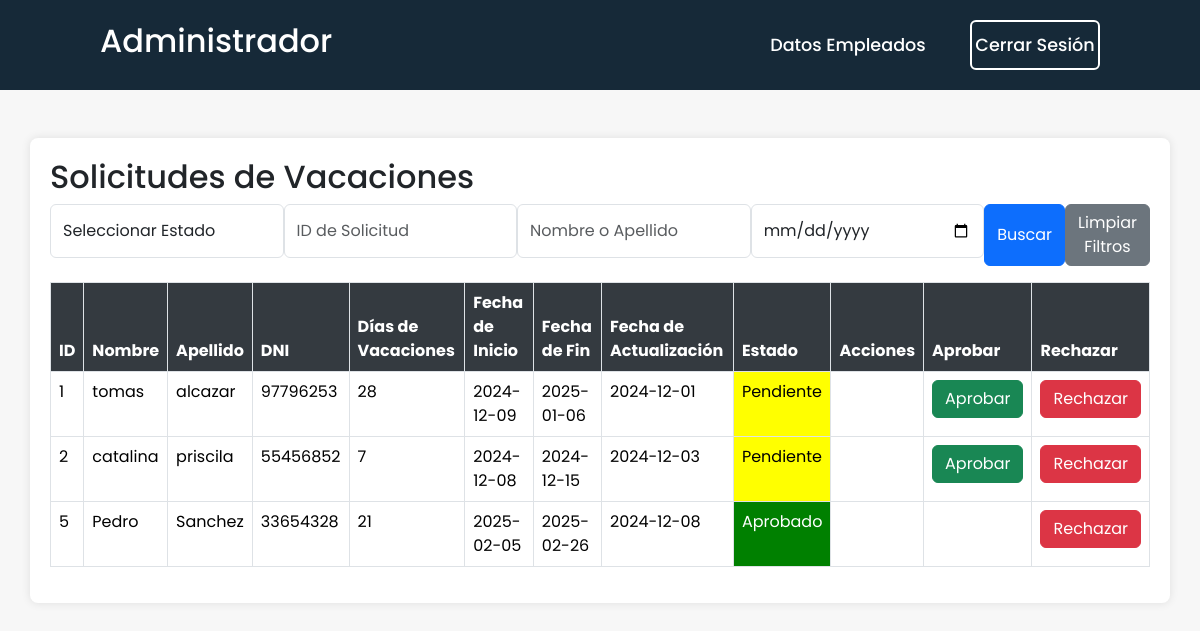
The app's page /solicitudesVacaciones_administrador.php (signed in) with its own data.
### tables this page shows
CREATE TABLE `solicitudes_vacaciones` (
  `id` int(11) NOT NULL,
  `empleado_id` int(11) NOT NULL,
  `fecha_inicio` date NOT NULL,
  `fecha_end` date DEFAULT NULL,
  `fecha_act` date DEFAULT NULL,
  `days` int(50) NOT NULL,
  `estado` varchar(30) NOT NULL
);

CREATE TABLE `empleados` (
  `id` int(11) NOT NULL,
  `name` varchar(30) NOT NULL,
  `lastname` varchar(30) NOT NULL,
  `dni` int(10) NOT NULL,
  `telefono` int(30) NOT NULL,
  `nacionalidad` varchar(50) NOT NULL,
  `localidad` varchar(50) NOT NULL,
  `anios_ingreso` int(5) NOT NULL
);

### solicitudesVacaciones_administrador.php (the view, shortened to what this page needs)
<?php
require 'conexionbd.php';
$query = "SELECT sv.id, sv.empleado_id, sv.days, sv.fecha_inicio, sv.fecha_end, sv.fecha_act, sv.estado, e.name, e.lastname, e.dni
          FROM solicitudes_vacaciones sv
          LEFT JOIN empleados e ON sv.empleado_id = e.id WHERE 1=1";
$stmt = $conn->prepare($query);
$stmt->execute();
$result = $stmt->get_result();
?>
<!DOCTYPE html>
<html lang="en">
<head>
    <link href="https://cdn.jsdelivr.net/npm/sweetalert2@11.0.20/dist/sweetalert2.min.css" rel="stylesheet">
    <link href="https://cdn.jsdelivr.net/npm/bootstrap@5.3.1/dist/css/bootstrap.min.css" rel="stylesheet">
    <link rel="stylesheet" href="css/mostrardatos.css">
</head>
<body>
<header>
    <h2 class="logo">
    <?php
        if (isset($_SESSION["nombre"])) {
            echo $_SESSION["nombre"];
        } else {
            echo "Administrador";
        }
    ?>
    </h2>
    <nav class="navigation">
        <a href="mostrardatos.php">Datos Empleados</a>
        <button class="btnLogin-poput" onclick="window.location.href='logout.php'">Cerrar Sesión</button>
    </nav>
</header>
<div class="container mt-5">
    <h2>Solicitudes de Vacaciones</h2>
    <div class="float-right mb-3">
        <form method="get" action="" style="display:flex; flex-direction:row;">
        <div class="input-group mb-2">
            <select name="estado" id="filtroEstado" class="form-control">
                <option value="">Seleccionar Estado</option>
            </select>
        </div>
        <div class="input-group mb-2">
            <input type="number" name="id" id="filtroId" class="form-control" placeholder="ID de Solicitud" value="<?= isset($_GET['id']) ? $_GET['id'] : '' ?>">
        </div>
        <div class="input-group mb-2">
            <input type="text" name="nombre" id="filtroNombre" class="form-control" placeholder="Nombre o Apellido" value="<?= isset($_GET['nombre']) ? $_GET['nombre'] : '' ?>">
        </div>
        <div class="input-group mb-2">
            <input type="date" name="fecha_inicio" id="filtroFechaInicio" class="form-control" placeholder="Fecha de inicio" value="<?= isset($_GET['fecha_inicio']) ? $_GET['fecha_inicio'] : '' ?>">
        </div>
        <button type="submit" class="btn btn-primary">Buscar</button>
        <button type="button" class="btn btn-secondary" onclick="limpiarFiltros()">Limpiar Filtros</button>
    </form>
    </div>
    <?php
    if ($result->num_rows > 0) {
        echo "<table class='table table-bordered'>";
        echo "<thead>";
        echo "<tr>";
        echo "<th>ID</th>";
        echo "<th>Nombre</th>";
        echo "<th>Apellido</th>";
        echo "<th>DNI</th>";
        echo "<th>Días de Vacaciones</th>";
        echo "<th>Fecha de Inicio</th>";
        echo "<th>Fecha de Fin</th>";
        echo "<th>Fecha de Actualización</th>";
        echo "<th>Estado</th>";
        echo "<th>Acciones</th>";
        echo "<th>Aprobar</th>";
        echo "<th>Rechazar</th>";
        echo "</tr>";
        echo "</thead>";
        echo "<tbody>";
        while ($row = $result->fetch_assoc()) {
            $backgroundColor = '';
            switch ($row["estado"]) {
                case "Pendiente":
                    $backgroundColor = 'yellow';
                    $textColor = 'black';
                    break;
                case "Aprobado":
                    $backgroundColor = 'green';
                    $textColor = 'white';
                    break;
            }
            echo "<tr id='tablaVacaciones'>";
            echo "<td>" . $row["id"] . "</td>";
            echo "<td>" . $row["name"] . "</td>";
            echo "<td>" . $row["lastname"] . "</td>";
            echo "<td>" . $row["dni"] . "</td>";
            echo "<td>" . $row["days"] . "</td>";
            echo "<td>" . $row["fecha_inicio"] . "</td>";
            echo "<td>" . $row["fecha_end"] . "</td>";
            echo "<td>" . $row["fecha_act"] . "</td>";
            echo "<td id='estado-" . $row["id"] . "' style='background-color: $backgroundColor; color: $textColor;'>" . $row["estado"] . "</td>";
            echo "<td>
                <a href='editarvacaciones.php?id=" . $row["id"] . "'><ion-icon name='create' class='btn-modificar'></ion-icon></a>
                <a href='javascript:;' onclick='confirmarEliminarVacacion(" . $row["id"] . ")'><ion-icon name='close-circle' class='btn-eliminar'></ion-icon></a>
                </td>";
            if ($row["estado"] == "Pendiente") {
                echo "<td>
                    <button onclick='aprobarVacacion(" . $row["id"] . ")' class='btn btn-success' id='botonAprobar-" . $row["id"] . "'>Aprobar</button>
                </td>";
                echo "<td>
                    <button onclick='rechazarVacacion(" . $row["id"] . ")' class='btn btn-danger' id='botonRechazar-" . $row["id"] . "'>Rechazar</button>
                </td>";
            }
            elseif ($row["estado"] == "Rechazado") {
                echo "<td>
                    <button onclick='aprobarVacacion(" . $row["id"] . ")' class='btn btn-success' id='botonAprobar-" . $row["id"] . "'>Aprobar</button>
                </td>";
                echo "<td>
                </td>";
            }
            elseif ($row["estado"] == "Aprobado") {
                echo "<td>
                </td>";
                echo "<td>
                    <button onclick='rechazarVacacion(" . $row["id"] . ")' class='btn btn-danger' id='botonRechazar-" . $row["id"] . "'>Rechazar</button>
                </td>";
            }
            echo "</tr>";
        }
        echo "</tbody>";
        echo "</table>";
        } else {
        echo "<div class='alert alert-warning' role='alert'>";
        echo "No hay solicitudes de vacaciones en este momento. Si tienes algún problema, comunícate con algún administrador.";
        echo "</div>";
    }
    ?>
</div>
</body>
</html>

### css/mostrardatos.css (style rules this page uses)
* { margin: 0; padding: 0; box-sizing: border-box; font-family: 'Poppins', sans-serif; }
header { position: flex; top: 0; left: 0; width: 100%; padding: 20px 100px; background-color: #162938; display: flex; justify-content: space-between; align-items: center; z-index: 99; }
.logo { font-size: 2em; color: white; user-select: none; }
.navigation a { position: relative; font-size: 1.1em; color: #fff; text-decoration: none; font-weight: 500; margin-left: 40px; }
.navigation a::after { content: ''; position: absolute; left: 0; bottom: -6px; width: 100%; height: 3px; background-color: #fff; transform-origin: right; border-radius: 5px; transform: scaleX(0); transition: transform .5s; }
.navigation .btnLogin-poput { width: 130px; height: 50px; background-color: transparent; border: 2px solid #fff; outline: none; border-radius: 6px; cursor: pointer; font-size: 1.1em; color: #fff; font-weight: 500; margin-left: 40px; }

### solicitudesVacaciones_administrador.php (style rules this page uses)
body { background-color: #f7f7f7; }
.container { background-color: #ffffff; padding: 20px; border-radius: 8px; box-shadow: 0px 0px 10px rgba(0, 0, 0, 0.1); }
.table { background-color: #ffffff; }
.table th { background-color: #343a40; color: #ffffff; }

### records on screen
solicitudes_vacaciones: id "1", empleado.name "tomas", empleado.lastname "alcazar", empleado.dni "97796253", days "28", fecha_inicio "2024-12-09", fecha_end "2025-01-06", fecha_act "2024-12-01", estado "Pendiente"
solicitudes_vacaciones: id "2", empleado.name "catalina", empleado.lastname "priscila", empleado.dni "55456852", days "7", fecha_inicio "2024-12-08", fecha_end "2024-12-15", fecha_act "2024-12-03", estado "Pendiente"
solicitudes_vacaciones: id "5", empleado.name "Pedro", empleado.lastname "Sanchez", empleado.dni "33654328", days "21", fecha_inicio "2025-02-05", fecha_end "2025-02-26", fecha_act "2024-12-08", estado "Aprobado"
